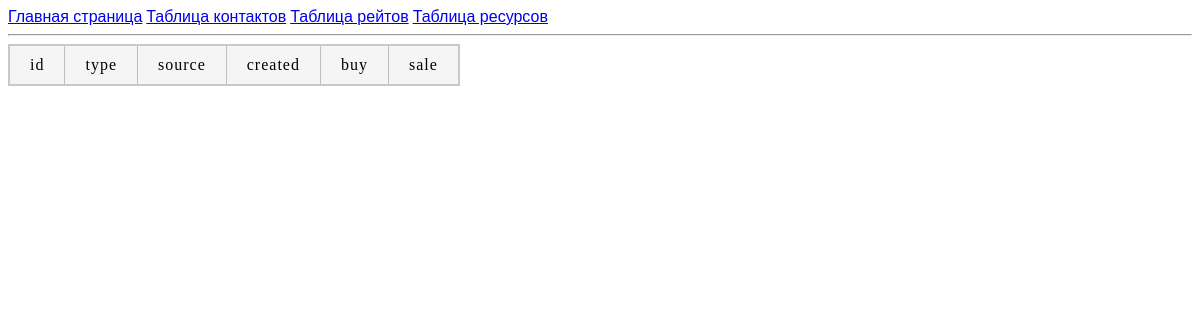
/rate/list/, run on an earlier commit of the app's database.
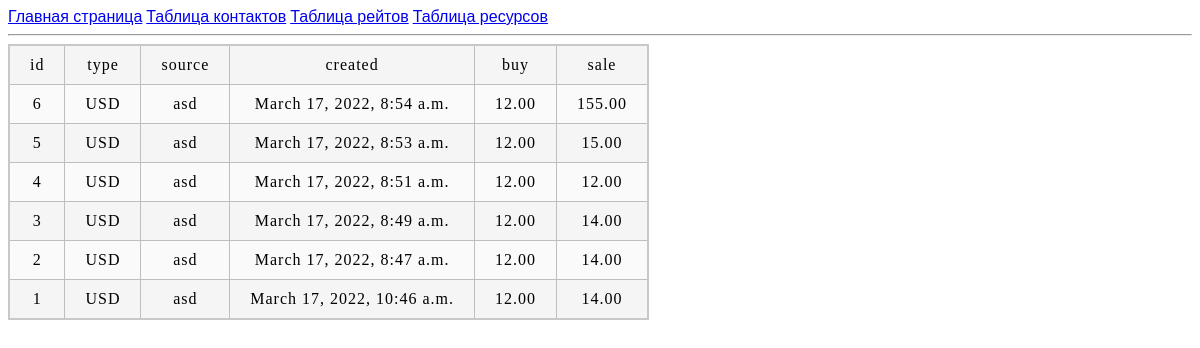
And on a later commit of the database.
### currency/models.py (models this page shows)
class Rate(models.Model):
    type = models.CharField(max_length=5)  # noqa: A003
    source = models.CharField(max_length=64)
    created = models.DateTimeField()
    buy = models.DecimalField(max_digits=10, decimal_places=2)
    sale = models.DecimalField(max_digits=10, decimal_places=2)

### currency/views.py (the view)
# urls.py: path('rate/list/', currency_views.rate_list),
def rate_list(request):
    rates = Rate.objects.all().order_by('-id')
    return render(request, 'rate_list.html', context={'rates': rates})

### currency/templates/rate_list.html (shortened to what this page needs)
{% extends 'base.html' %}
{% load static %}
{% block head %}
    <link rel="stylesheet" href="{% static 'css/table.css' %}">
{% endblock %}
{% block body %}
    <div>
        <table>
            <tr>
                <td>id</td>
                <td>type</td>
                <td>source</td>
                <td>created</td>
                <td>buy</td>
                <td>sale</td>
            </tr>
            {% for rate in rates %}
                <tr>
                    <td>{{ rate.id }}</td>
                    <td>{{ rate.type }}</td>
                    <td>{{ rate.source }}</td>
                    <td>{{ rate.created }}</td>
                    <td>{{ rate.buy }}</td>
                    <td>{{ rate.sale }}</td>
                </tr>
            {% endfor %}
        </table>
    </div>
{% endblock %}

### currency/templates/base.html (shortened to what this page needs)
{% load static %}
<!DOCTYPE html>
<html lang="en">
<head>
    <link rel="stylesheet" href="{% static 'css/style.css' %}">
    {% block head %}{% endblock %}
</head>
<body>
{% include 'includes/navbar.html' %}
{% block body %}{% endblock %}
</body>
</html>

### currency/templates/includes/navbar.html
<nav>
    <a href="/">Главная страница</a>
    <a href="/contact_us/list/">Таблица контактов</a>
    <a href="/rate/list/">Таблица рейтов</a>
    <a href="/source/list/">Таблица ресурсов</a>
    <hr>
</nav>

### static/css/style.css (style rules this page uses)
p, a, h1, h2, h3, h4, h5, h6 { font-family: Arial, sans-serif; }

### static/css/table.css (style rules this page uses)
table { border-collapse: collapse; border: 2px solid rgb(200,200,200); letter-spacing: 1px; }
td, th { border: 1px solid rgb(190,190,190); padding: 10px 20px; }
td { text-align: center; }
tr:nth-child(even) td { background-color: rgb(250,250,250); }
tr:nth-child(odd) td { background-color: rgb(245,245,245); }

What changed in the data, as far as the page shows it:
added Rate: id "6", type "USD", source "asd", created "March 17, 2022, 8:54 a.m.", buy "12.00", sale "155.00"
added Rate: id "5", type "USD", source "asd", created "March 17, 2022, 8:53 a.m.", buy "12.00", sale "15.00"
added Rate: id "4", type "USD", source "asd", created "March 17, 2022, 8:51 a.m.", buy "12.00", sale "12.00"
added Rate: id "3", type "USD", source "asd", created "March 17, 2022, 8:49 a.m.", buy "12.00", sale "14.00"
added Rate: id "2", type "USD", source "asd", created "March 17, 2022, 8:47 a.m.", buy "12.00", sale "14.00"
added Rate: id "1", type "USD", source "asd", created "March 17, 2022, 10:46 a.m.", buy "12.00", sale "14.00"
